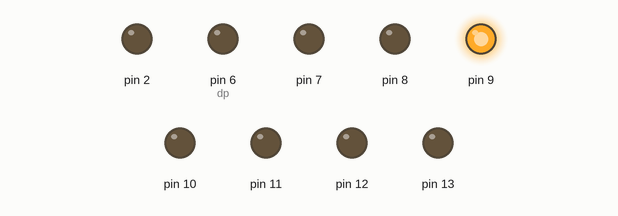
Recording of a sketch running on a simulated Arduino Uno, built with avr-gcc and run on an emulated ATmega328P. Parts: output pins drawn as LEDs (lit = HIGH).

Above: at 0.7 s.
At 2.2 s:
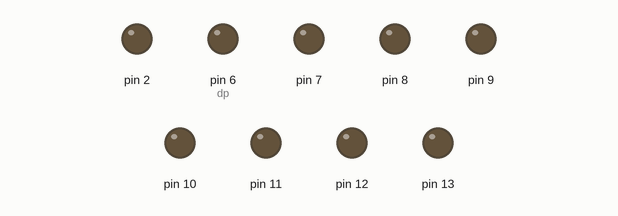
At 5.2 s:
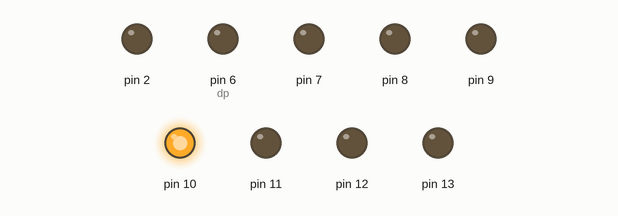
At 9.7 s:
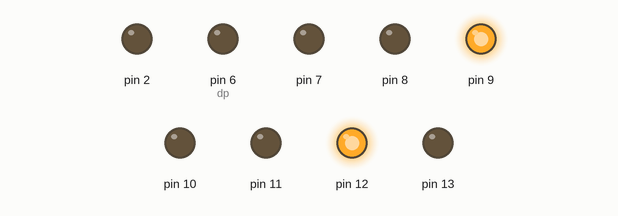
At 14.2 s:
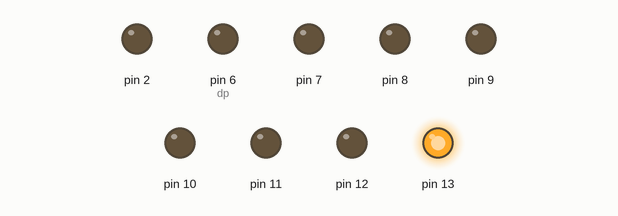
At 18.7 s:
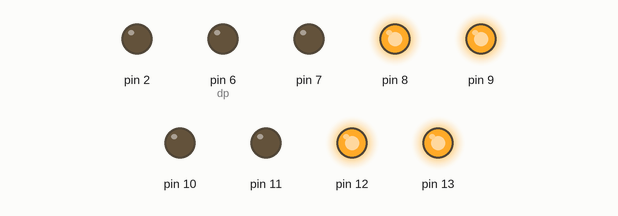
Timing chart, 0 to 19.5 s (numbered marks = the images above):
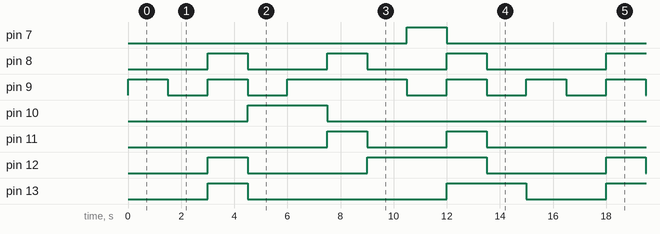

The sketch:

Lecture_3_Exercise_4.ino
```cpp
void setup() {
  // Setup active pins and Baud Rate
  Serial.begin(9600);
  pinMode(13, OUTPUT); // g
  pinMode(12, OUTPUT); // f
  pinMode(11, OUTPUT); // a
  pinMode(10, OUTPUT); // b
  pinMode(9, OUTPUT); // e
  pinMode(8, OUTPUT); // d
  pinMode(7, OUTPUT); // c
  pinMode(6, OUTPUT); // dp
  pinMode(2, OUTPUT);
}

void loop() {
  // Countdown from 9 to 0 with 1.5 sec intervals
  // 9
  digitalWrite(2, LOW);
  digitalWrite(9, HIGH);
  digitalWrite(13, LOW);
  delay(1500);
  // 8
  digitalWrite(9, LOW);
  delay(1500);
  // 7
  digitalWrite(12, HIGH);
  digitalWrite(13, HIGH);
  digitalWrite(9, HIGH);
  digitalWrite(8, HIGH);
  delay(1500);
  // 6
  digitalWrite(12, LOW);
  digitalWrite(9, LOW);
  digitalWrite(8, LOW);
  digitalWrite(13, LOW);
  digitalWrite(10, HIGH);
  delay(1500);
  // 5
  digitalWrite(9, HIGH);
  delay(1500);
  // 4
  digitalWrite(11, HIGH);
  digitalWrite(10, LOW);
  digitalWrite(8, HIGH);
  delay(1500);
  // 3
  digitalWrite(11, LOW);
  digitalWrite(8, LOW);
  digitalWrite(12, HIGH);
  digitalWrite(13, LOW);
  delay(1500);
  // 2
  digitalWrite(13, LOW);
  digitalWrite(9, LOW);
  digitalWrite(7, HIGH);
  delay(1500);
  // 1
  digitalWrite(11, HIGH);
  digitalWrite(13, HIGH);
  digitalWrite(8, HIGH);
  digitalWrite(9, HIGH);
  digitalWrite(7, LOW);
  delay(1500);
  // 0
  digitalWrite(11, LOW);
  digitalWrite(12, LOW);
  digitalWrite(8, LOW);
  digitalWrite(9, LOW);
  delay(1500);
}
```

Measured:
- by itself, pin 7: alternates HIGH for 1.5 s and LOW for 13.5 s
- by itself, pin 8: repeats every 15.0 s: 2 × (LOW 3.0 s, HIGH 1.5 s), LOW 4.5 s, HIGH 1.5 s
- by itself, pin 9: repeats every 15.0 s: LOW 1.5 s, HIGH 1.5 s, LOW 1.5 s, HIGH 4.5 s, 2 × (LOW 1.5 s, HIGH 1.5 s)
- by itself, pin 10: alternates HIGH for 3.0 s and LOW for 12.0 s
- by itself, pin 11: repeats every 15.0 s: LOW 3.0 s, HIGH 1.5 s, LOW 9.0 s, HIGH 1.5 s
- by itself, pin 12: repeats every 15.0 s: LOW 4.5 s, HIGH 4.5 s, LOW 4.5 s, HIGH 1.5 s
- by itself, pin 13: repeats every 15.0 s: LOW 7.5 s, HIGH 3.0 s, LOW 3.0 s, HIGH 1.5 s
